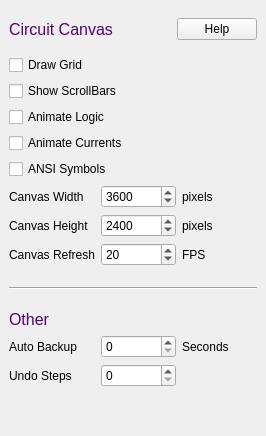
       <widget class="QWidget" name="circTab">
        <attribute name="title">
         <string>Circuit</string>
        </attribute>
        <layout class="QVBoxLayout" name="verticalLayout_3">
         <property name="spacing">
          <number>6</number>
         </property>
         <property name="leftMargin">
          <number>9</number>
         </property>
         <property name="topMargin">
          <number>9</number>
         </property>
         <property name="rightMargin">
          <number>9</number>
         </property>
         <property name="bottomMargin">
          <number>9</number>
         </property>
         <item>
          <layout class="QHBoxLayout" name="horizontalLayout_8">
           <property name="topMargin">
            <number>9</number>
           </property>
           <property name="bottomMargin">
            <number>9</number>
           </property>
           <item>
            <widget class="QLabel" name="label_8">
             <property name="sizePolicy">
              <sizepolicy hsizetype="Preferred" vsizetype="Preferred">
               <horstretch>0</horstretch>
               <verstretch>0</verstretch>
              </sizepolicy>
             </property>
             <property name="font">
              <font>
               <family>Ubuntu</family>
               <pointsize>12</pointsize>
               <weight>50</weight>
               <italic>false</italic>
               <bold>false</bold>
              </font>
             </property>
             <property name="styleSheet">
              <string notr="true">font: 12pt &quot;Ubuntu&quot;; color: rgb(85, 0, 127)</string>
             </property>
             <property name="text">
              <string>Circuit Canvas</string>
             </property>
             <property name="alignment">
              <set>Qt::AlignLeading|Qt::AlignLeft|Qt::AlignVCenter</set>
             </property>
            </widget>
           </item>
           <item>
            <widget class="QPushButton" name="helpButton1">
             <property name="sizePolicy">
              <sizepolicy hsizetype="Fixed" vsizetype="Fixed">
               <horstretch>0</horstretch>
               <verstretch>0</verstretch>
              </sizepolicy>
             </property>
             <property name="text">
              <string>Help</string>
             </property>
             <property name="autoDefault">
              <bool>false</bool>
             </property>
            </widget>
           </item>
          </layout>
         </item>
         <item>
          <widget class="QCheckBox" name="drawGrid">
           <property name="text">
            <string>Draw Grid</string>
           </property>
          </widget>
         </item>
         <item>
          <widget class="QCheckBox" name="showScroll">
           <property name="text">
            <string>Show ScrollBars</string>
           </property>
          </widget>
         </item>
         <item>
          <widget class="QCheckBox" name="animate_logic">
           <property name="text">
            <string>Animate Logic</string>
           </property>
          </widget>
         </item>
         <item>
          <widget class="QCheckBox" name="animate_curr">
           <property name="text">
            <string>Animate Currents</string>
           </property>
          </widget>
         </item>
         <item>
          <widget class="QCheckBox" name="ansiSymbols">
           <property name="text">
            <string>ANSI Symbols</string>
           </property>
          </widget>
         </item>
         <item>
          <layout class="QHBoxLayout" name="horizontalLayout_16">
           <item>
            <widget class="QLabel" name="label_21">
             <property name="text">
              <string>Canvas Width</string>
             </property>
            </widget>
           </item>
           <item>
            <widget class="QSpinBox" name="canvasWidth">
             <property name="minimumSize">
              <size>
               <width>75</width>
               <height>0</height>
              </size>
             </property>
             <property name="maximumSize">
              <size>
               <width>75</width>
               <height>16777215</height>
              </size>
             </property>
             <property name="suffix">
              <string notr="true"/>
             </property>
             <property name="minimum">
              <number>1</number>
             </property>
             <property name="maximum">
              <number>10000</number>
             </property>
             <property name="value">
              <number>3600</number>
             </property>
            </widget>
           </item>
           <item>
            <widget class="QLabel" name="label_22">
             <property name="sizePolicy">
              <sizepolicy hsizetype="Fixed" vsizetype="Preferred">
               <horstretch>0</horstretch>
               <verstretch>0</verstretch>
              </sizepolicy>
             </property>
             <property name="minimumSize">
              <size>
               <width>75</width>
               <height>0</height>
              </size>
             </property>
             <property name="maximumSize">
              <size>
               <width>75</width>
               <height>16777215</height>
              </size>
             </property>
             <property name="text">
              <string>pixels</string>
             </property>
            </widget>
           </item>
          </layout>
         </item>
         <item>
          <layout class="QHBoxLayout" name="horizontalLayout_17">
           <item>
            <widget class="QLabel" name="label_23">
             <property name="text">
              <string>Canvas Height</string>
             </property>
            </widget>
           </item>
           <item>
            <widget class="QSpinBox" name="canvasHeight">
             <property name="minimumSize">
              <size>
               <width>75</width>
               <height>0</height>
              </size>
             </property>
             <property name="maximumSize">
              <size>
               <width>75</width>
               <height>16777215</height>
              </size>
             </property>
             <property name="suffix">
              <string notr="true"/>
             </property>
             <property name="minimum">
              <number>1</number>
             </property>
             <property name="maximum">
              <number>10000</number>
             </property>
             <property name="value">
              <number>2400</number>
             </property>
            </widget>
           </item>
           <item>
            <widget class="QLabel" name="label_24">
             <property name="sizePolicy">
              <sizepolicy hsizetype="Fixed" vsizetype="Preferred">
               <horstretch>0</horstretch>
               <verstretch>0</verstretch>
              </sizepolicy>
             </property>
             <property name="minimumSize">
              <size>
               <width>75</width>
               <height>0</height>
              </size>
             </property>
             <property name="maximumSize">
              <size>
               <width>75</width>
               <height>16777215</height>
              </size>
             </property>
             <property name="text">
              <string>pixels</string>
             </property>
            </widget>
           </item>
          </layout>
         </item>
         <item>
          <layout class="QHBoxLayout" name="horizontalLayout_12">
           <item>
            <widget class="QLabel" name="label_16">
             <property name="text">
              <string>Canvas Refresh</string>
             </property>
            </widget>
           </item>
           <item>
            <widget class="QSpinBox" name="fps">
             <property name="minimumSize">
              <size>
               <width>75</width>
               <height>0</height>
              </size>
             </property>
             <property name="maximumSize">
              <size>
               <width>75</width>
               <height>16777215</height>
              </size>
             </property>
             <property name="suffix">
              <string notr="true"/>
             </property>
             <property name="minimum">
              <number>1</number>
             </property>
             <property name="maximum">
              <number>100</number>
             </property>
             <property name="value">
              <number>20</number>
             </property>
            </widget>
           </item>
           <item>
            <widget class="QLabel" name="label_17">
             <property name="sizePolicy">
              <sizepolicy hsizetype="Fixed" vsizetype="Preferred">
               <horstretch>0</horstretch>
               <verstretch>0</verstretch>
              </sizepolicy>
             </property>
             <property name="minimumSize">
              <size>
               <width>75</width>
               <height>0</height>
              </size>
             </property>
             <property name="maximumSize">
              <size>
               <width>75</width>
               <height>16777215</height>
              </size>
             </property>
             <property name="text">
              <string>FPS</string>
             </property>
            </widget>
           </item>
          </layout>
         </item>
         <item>
          <widget class="Line" name="line_3">
           <property name="minimumSize">
            <size>
             <width>0</width>
             <height>32</height>
            </size>
           </property>
           <property name="orientation">
            <enum>Qt::Horizontal</enum>
           </property>
          </widget>
         </item>
         <item>
          <widget class="QLabel" name="label_15">
           <property name="sizePolicy">
            <sizepolicy hsizetype="Preferred" vsizetype="Fixed">
             <horstretch>0</horstretch>
             <verstretch>0</verstretch>
            </sizepolicy>
           </property>
           <property name="font">
            <font>
             <family>Ubuntu</family>
             <pointsize>12</pointsize>
             <weight>50</weight>
             <italic>false</italic>
             <bold>false</bold>
            </font>
           </property>
           <property name="styleSheet">
            <string notr="true">font: 12pt &quot;Ubuntu&quot;; color: rgb(85, 0, 127)</string>
           </property>
           <property name="text">
            <string>Other</string>
           </property>
           <property name="alignment">
            <set>Qt::AlignLeading|Qt::AlignLeft|Qt::AlignVCenter</set>
           </property>
          </widget>
         </item>
         <item>
          <layout class="QHBoxLayout" name="horizontalLayout_11">
           <item>
            <widget class="QLabel" name="stepLabel_3">
             <property name="text">
              <string>Auto Backup</string>
             </property>
            </widget>
           </item>
           <item>
            <widget class="QSpinBox" name="backup">
             <property name="minimumSize">
              <size>
               <width>75</width>
               <height>0</height>
              </size>
             </property>
             <property name="maximumSize">
              <size>
               <width>75</width>
               <height>16777215</height>
              </size>
             </property>
             <property name="suffix">
              <string notr="true"/>
             </property>
             <property name="minimum">
              <number>0</number>
             </property>
             <property name="maximum">
              <number>999</number>
             </property>
            </widget>
           </item>
           <item>
            <widget class="QLabel" name="label_18">
             <property name="sizePolicy">
              <sizepolicy hsizetype="Fixed" vsizetype="Preferred">
               <horstretch>0</horstretch>
               <verstretch>0</verstretch>
              </sizepolicy>
             </property>
             <property name="minimumSize">
              <size>
               <width>75</width>
               <height>0</height>
              </size>
             </property>
             <property name="maximumSize">
              <size>
               <width>75</width>
               <height>16777215</height>
              </size>
             </property>
             <property name="text">
              <string>Seconds</string>
             </property>
            </widget>
           </item>
          </layout>
         </item>
         <item>
          <layout class="QHBoxLayout" name="horizontalLayout_18">
           <item>
            <widget class="QLabel" name="stepLabel_4">
             <property name="text">
              <string>Undo Steps</string>
             </property>
            </widget>
           </item>
           <item>
            <widget class="QSpinBox" name="undo_steps">
             <property name="minimumSize">
              <size>
               <width>75</width>
               <height>0</height>
              </size>
             </property>
             <property name="maximumSize">
              <size>
               <width>75</width>
               <height>16777215</height>
              </size>
             </property>
             <property name="suffix">
              <string notr="true"/>
             </property>
             <property name="minimum">
              <number>0</number>
             </property>
             <property name="maximum">
              <number>999</number>
             </property>
            </widget>
           </item>
           <item>
            <widget class="QLabel" name="label_26">
             <property name="sizePolicy">
              <sizepolicy hsizetype="Fixed" vsizetype="Preferred">
               <horstretch>0</horstretch>
               <verstretch>0</verstretch>
              </sizepolicy>
             </property>
             <property name="minimumSize">
              <size>
               <width>75</width>
               <height>0</height>
              </size>
             </property>
             <property name="maximumSize">
              <size>
               <width>75</width>
               <height>16777215</height>
              </size>
             </property>
             <property name="text">
              <string notr="true"/>
             </property>
            </widget>
           </item>
          </layout>
         </item>
         <item>
          <spacer name="verticalSpacer_2">
           <property name="orientation">
            <enum>Qt::Vertical</enum>
           </property>
           <property name="sizeHint" stdset="0">
            <size>
             <width>20</width>
             <height>40</height>
            </size>
           </property>
          </spacer>
         </item>
        </layout>
       </widget>
